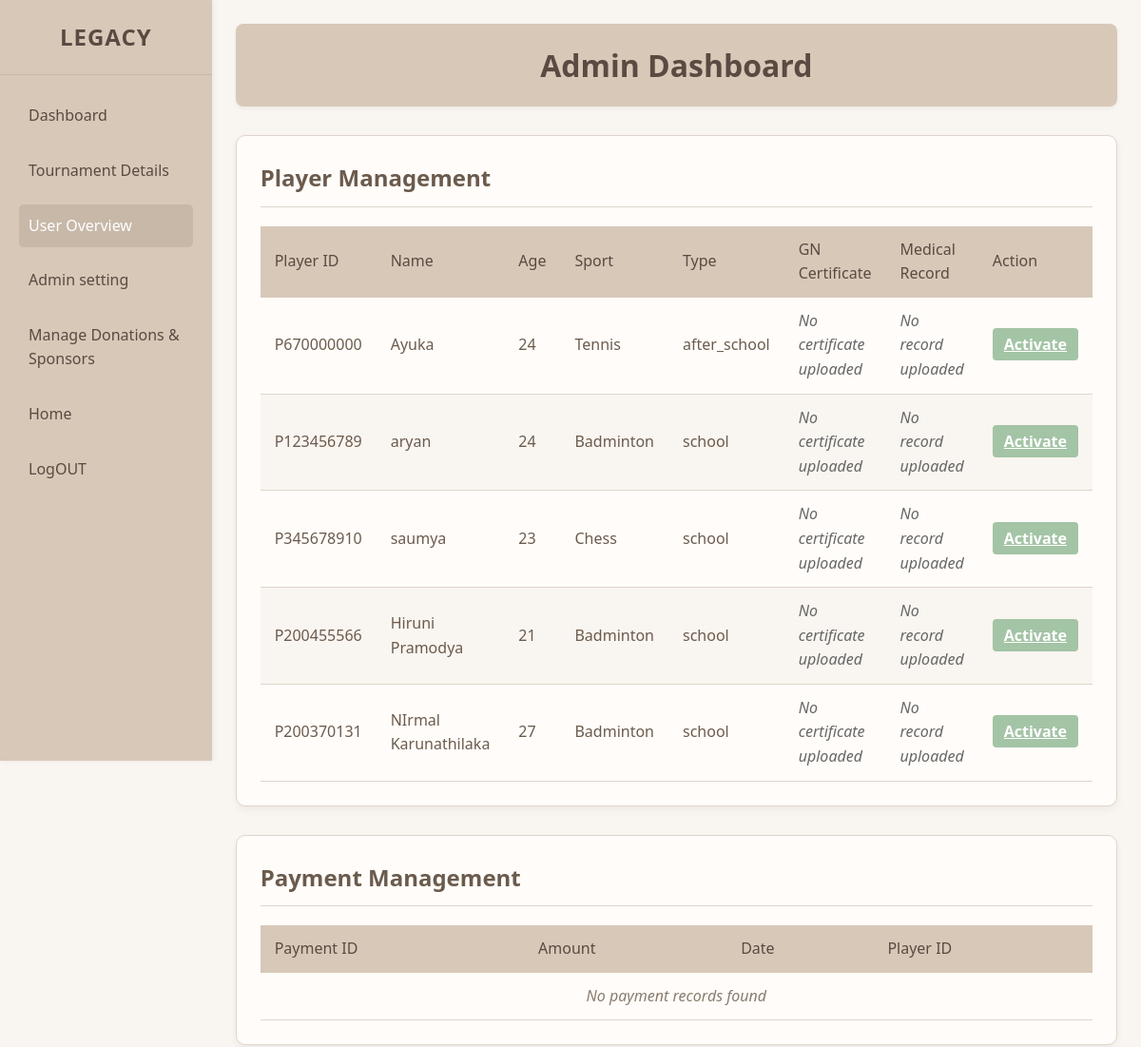
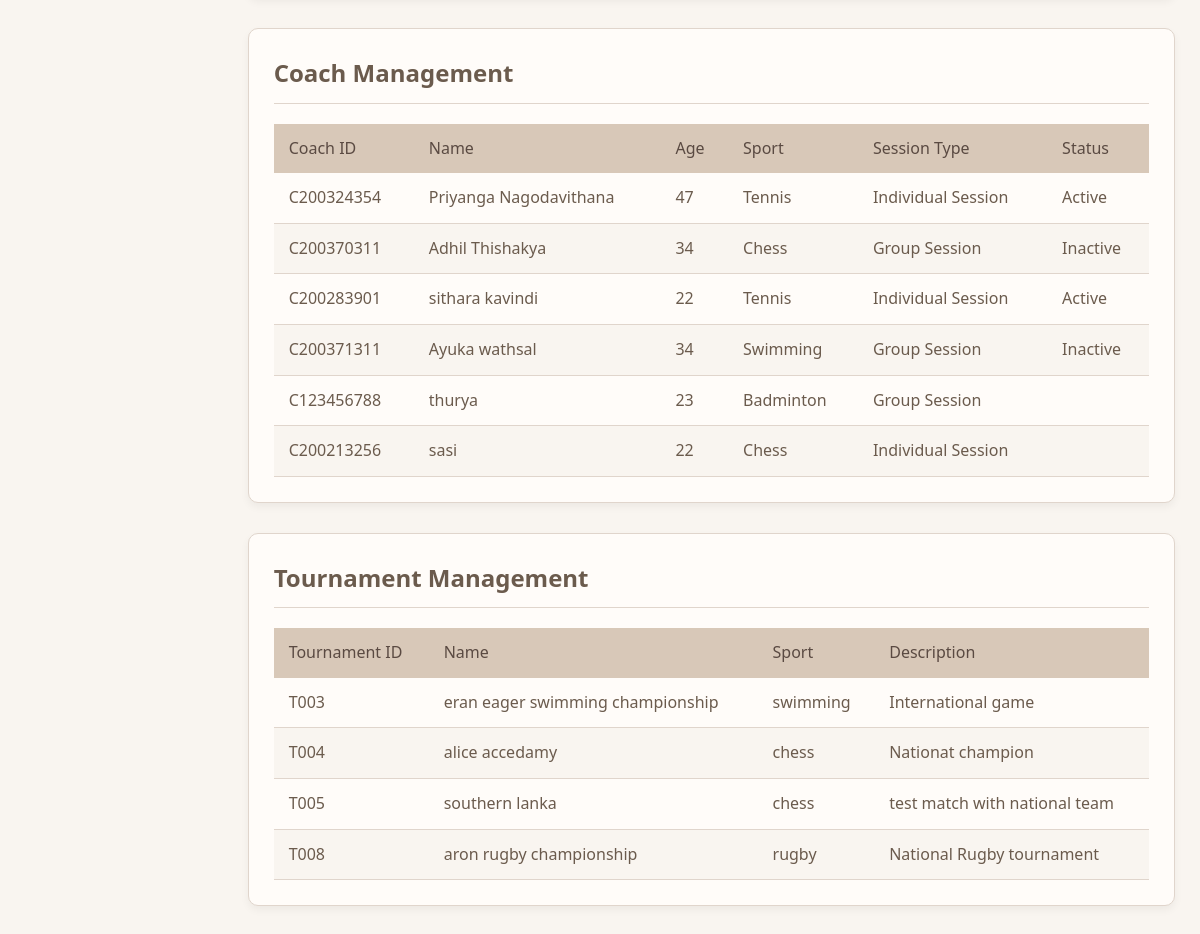
The page /UserView.php (signed in) on the database its author committed (2 pictures, top to bottom).
### tables this page shows
CREATE TABLE IF NOT EXISTS `tblplayer` (
  `PID` varchar(10) NOT NULL,
  `Name` varchar(100) NOT NULL,
  `Address` varchar(100) NOT NULL,
  `Email` varchar(30) NOT NULL,
  `Age` int NOT NULL,
  `Sport` varchar(50) NOT NULL,
  `pwd` text NOT NULL,
  `TeleNum` text NOT NULL,
  `Type` varchar(50) NOT NULL,
  `GNCertifi` varchar(100) NOT NULL,
  `Status` varchar(10) NOT NULL,
  `CID` varchar(50) NOT NULL,
  `MedReco` varchar(500) NOT NULL,
  PRIMARY KEY (`PID`),
  UNIQUE KEY `Email` (`Email`)
);

CREATE TABLE IF NOT EXISTS `tblcoach` (
  `CID` varchar(10) NOT NULL,
  `TeleNum` text NOT NULL,
  `Address` varchar(100) NOT NULL,
  `Email` varchar(100) NOT NULL,
  `Age` int NOT NULL,
  `Sport` varchar(50) NOT NULL,
  `Name` varchar(50) NOT NULL,
  `Type` varchar(20) NOT NULL,
  `Qualific` varchar(100) NOT NULL,
  `pwd` text NOT NULL,
  `Status` varchar(10) NOT NULL,
  PRIMARY KEY (`CID`),
  UNIQUE KEY `Email` (`Email`)
);

CREATE TABLE IF NOT EXISTS `tbltournament` (
  `TID` varchar(100) NOT NULL,
  `Sport` varchar(100) NOT NULL,
  `Tname` varchar(100) NOT NULL,
  `Picture` varchar(1000) NOT NULL,
  `link` text NOT NULL,
  `Description` varchar(1000) NOT NULL,
  PRIMARY KEY (`TID`)
);

### UserView.php (the view, shortened to what this page needs)
<?php
$host = "localhost";
$dbname = "legacy_db";
$user = "root";
$pass = "";
$con = new mysqli($host, $user, $pass, $dbname);
$rc = mysqli_query($con, "SELECT * FROM tblcoach");
$rp = mysqli_query($con, "SELECT * FROM tblplayer");
$rt = mysqli_query($con, "SELECT * FROM tbltournament");
$rpay = mysqli_query($con, "SELECT * FROM tblpayment");
?>
<!DOCTYPE html>
<html lang="en">
<head>
    <link rel="stylesheet" href="https://cdnjs.cloudflare.com/ajax/libs/font-awesome/6.0.0-beta3/css/all.min.css">
</head>
<body>
    <div class="sidebar">
        <div class="logo">
            <h1>LEGACY</h1>
        </div>
        <ul class="nav-menu">
            <li><a href="AdminDash.php">Dashboard</a></li>
            <li><a href="tournement.php">Tournament Details</a></li>
            <li><a href="UserView.php" class="active">User Overview</a></li>
            <li><a href="AdminSet1.php">Admin setting</a></li>
            <li><a href="donor_management.php">Manage Donations & Sponsors</a></li>
            <li><a href="index.php">Home</a></li>
            <li><a href="logout.php"> LogOUT</a></li>
        </ul>
    </div>
    <div class="main-content">
        <div class="container">
            <header>
                <h1>Admin Dashboard</h1>
            </header>
            <section id="players" class="section">
                <h2 class="section-title">
                    <span>Player Management</span>
                </h2>
                <table class="data-table">
                    <thead>
                        <tr>
                            <th>Player ID</th>
                            <th>Name</th>
                            <th>Age</th>
                            <th>Sport</th>
                            <th>Type</th>
                            <th>GN Certificate</th>
                            <th>Medical Record</th>
                            <th>Action</th>
                        </tr>
                    </thead>
                    <tbody>
                        <?php
                        $p_data = mysqli_fetch_all($rp, MYSQLI_ASSOC);
                        foreach ($p_data as $player): ?>
                            <tr>
                                <td><?= htmlspecialchars($player['PID'] ?? '') ?></td>
                                <td><?= htmlspecialchars($player['Name'] ?? '') ?></td>
                                <td><?= htmlspecialchars($player['Age'] ?? '') ?></td>
                                <td><?= htmlspecialchars($player['Sport'] ?? '') ?></td>
                                <td><?= htmlspecialchars($player['Type'] ?? '') ?></td>
                                <td>
                                    <?php if (!empty($player['GNCertifi'])): ?>
                                        <a href="<?= htmlspecialchars($player['GNCertifi']) ?>" target="_blank" class="document-link">
                                            <i class="fas fa-file-alt"></i> View GN Certificate
                                        </a>
                                    <?php else: ?>
                                        <span class="no-document">No certificate uploaded</span>
                                    <?php endif; ?>
                                </td>
                                <td>
                                    <?php if (!empty($player['MedReco'])): ?>
                                        <a href="<?= htmlspecialchars($player['MedReco']) ?>" target="_blank" class="document-link">
                                            <i class="fas fa-file-alt"></i> View Medical Record
                                        </a>
                                    <?php else: ?>
                                        <span class="no-document">No record uploaded</span>
                                    <?php endif; ?>
                                </td>
                                <td>
                                    <a href="UserView.php?toggle_status=1&pid=<?= htmlspecialchars($player['PID']) ?>"
                                        class="status-btn <?= $player['Status'] === 'Active' ? 'btn-active' : 'btn-inactive' ?>">
                                        <?= $player['Status'] === 'Active' ? 'Deactivate' : 'Activate' ?>
                                    </a>
                                </td>
                            </tr>
                        <?php endforeach; ?>
                    </tbody>
                </table>
            </section>
            <section id="payments" class="section">
                <h2 class="section-title">
                    <span>Payment Management</span>
                </h2>
                <table class="data-table">
                    <thead>
                        <tr>
                            <th>Payment ID</th>
                            <th>Amount</th>
                            <th>Date</th>
                            <th>Player ID</th>
                        </tr>
                    </thead>
                    <tbody>
                        <?php
                        $pay_data = mysqli_fetch_all($rpay, MYSQLI_ASSOC);
                        if (!empty($pay_data)) {
                            foreach ($pay_data as $payment): ?>
                                <tr>
                                    <td><?= htmlspecialchars($payment['PayID'] ?? '') ?></td>
                                    <td><?= htmlspecialchars($payment['Amount'] ?? '') ?></td>
                                    <td><?= htmlspecialchars($payment['Date'] ?? '') ?></td>
                                    <td><?= htmlspecialchars($payment['PID'] ?? '') ?></td>
                                </tr>
                            <?php endforeach;
                        } else { ?>
                            <tr>
                                <td colspan="4" class="no-data">No payment records found</td>
                            </tr>
                        <?php } ?>
                    </tbody>
                </table>
            </section>
            <section id="coaches" class="section">
                <h2 class="section-title">
                    <span>Coach Management</span>
                </h2>
                <table class="data-table">
                    <thead>
                        <tr>
                            <th>Coach ID</th>
                            <th>Name</th>
                            <th>Age</th>
                            <th>Sport</th>
                            <th>Session Type</th>
                            <th>Status</th>
                        </tr>
                    </thead>
                    <tbody>
                        <?php
                        $c_data = mysqli_fetch_all($rc, MYSQLI_ASSOC);
                        if (!empty($c_data)) {
                            foreach ($c_data as $coach): ?>
                                <tr>
                                    <td><?= htmlspecialchars($coach['CID'] ?? '') ?></td>
                                    <td><?= htmlspecialchars($coach['Name'] ?? '') ?></td>
                                    <td><?= htmlspecialchars($coach['Age'] ?? '') ?></td>
                                    <td><?= htmlspecialchars($coach['Sport'] ?? '') ?></td>
                                    <td><?= htmlspecialchars($coach['Type'] ?? '') ?></td>
                                    <td>
                                        <?= htmlspecialchars($coach['Status'] ?? '') ?>
                                    </td>
                                </tr>
                            <?php endforeach;
                        } else { ?>
                            <tr>
                                <td colspan="6" class="no-data">No coach data found</td>
                            </tr>
                        <?php } ?>
                    </tbody>
                </table>
            </section>
            <section id="tournaments" class="section">
                <h2 class="section-title">
                    <span>Tournament Management</span>
                </h2>
                <table class="data-table">
                    <thead>
                        <tr>
                            <th>Tournament ID</th>
                            <th>Name</th>
                            <th>Sport</th>
                            <th>Description</th>
                        </tr>
                    </thead>
                    <tbody>
                        <?php
                        $t_data = mysqli_fetch_all($rt, MYSQLI_ASSOC);
                        if (!empty($t_data)) {
                            foreach ($t_data as $tlmnt): ?>
                                <tr>
                                    <td><?= htmlspecialchars($tlmnt['TID'] ?? '') ?></td>
                                    <td><?= htmlspecialchars($tlmnt['Tname'] ?? '') ?></td>
                                    <td><?= htmlspecialchars($tlmnt['Sport'] ?? '') ?></td>
                                    <td><?= htmlspecialchars($tlmnt['Description'] ?? '') ?></td>
                                </tr>
                            <?php endforeach;
                        } else { ?>
                            <tr>
                                <td colspan="4" class="no-data">No Tournament data found</td>
                            </tr>
                        <?php } ?>
                    </tbody>
                </table>
            </section>
        </div>
    </div>
</body>
</html>

### UserView.php (style rules this page uses)
* { margin: 0; padding: 0; box-sizing: border-box; font-family: 'Segoe UI', Tahoma, Geneva, Verdana, sans-serif; }
body { background-color: #f9f5f0; color: #6b5b4d; line-height: 1.6; display: flex; min-height: 100vh; }
.sidebar { width: 250px; background-color: #d8c8b8; color: #5a4a42; padding: 20px 0; height: 100vh; position: sticky; top: 0; box-shadow: 2px 0 5px rgba(0, 0, 0, 0.05); }
.logo { text-align: center; padding: 0 20px 20px; border-bottom: 1px solid #c8b8a8; margin-bottom: 20px; }
.logo h1 { font-size: 24px; font-weight: bold; color: #5a4a42; letter-spacing: 1px; }
.nav-menu { list-style: none; padding: 0 20px; }
.nav-menu li { margin-bottom: 12px; }
.nav-menu a { color: #5a4a42; text-decoration: none; display: flex; align-items: center; padding: 10px; border-radius: 5px; transition: all 0.3s ease; }
.nav-menu a:hover, .nav-menu a.active { background-color: #c8b8a8; color: #fff; }
.main-content { flex: 1; padding: 25px; }
.container { max-width: 1200px; margin: 0 auto; }
.no-document { color: #666; font-style: italic; }
header { background-color: #d8c8b8; color: #5a4a42; padding: 18px 0; text-align: center; margin-bottom: 30px; border-radius: 8px; box-shadow: 0 2px 4px rgba(0, 0, 0, 0.05); }
.section { background: #fffcf9; border-radius: 10px; box-shadow: 0 4px 8px rgba(0, 0, 0, 0.05); padding: 25px; margin-bottom: 30px; border: 1px solid #e0d5cc; }
.section-title { color: #6b5b4d; margin-bottom: 20px; padding-bottom: 10px; border-bottom: 1px solid #e0d5cc; display: flex; justify-content: space-between; align-items: center; }
.data-table { width: 100%; border-collapse: collapse; margin-top: 20px; }
.data-table th { background-color: #d8c8b8; color: #5a4a42; text-align: left; padding: 12px 15px; font-weight: 500; }
.data-table td { padding: 12px 15px; border-bottom: 1px solid #e0d5cc; }
.data-table tr:nth-child(even) { background-color: #f9f5f0; }
.no-data { text-align: center; color: #8a7b6d; padding: 20px; font-style: italic; }
.status-btn { padding: 6px 12px; border: none; border-radius: 4px; font-weight: bold; cursor: pointer; transition: all 0.3s ease; }
.btn-inactive { background-color: #a3c4a5; color: white; }

### rows shown on the page
tblplayer: PID "P670000000", Name "Ayuka", Age "24", Sport "Tennis", Type "after_school", GNCertifi "No certificate uploaded", MedReco "No record uploaded", Status "Activate"
tblplayer: PID "P123456789", Name "aryan", Age "24", Sport "Badminton", Type "school", GNCertifi "No certificate uploaded", MedReco "No record uploaded", Status "Activate"
tblplayer: PID "P345678910", Name "saumya", Age "23", Sport "Chess", Type "school", GNCertifi "No certificate uploaded", MedReco "No record uploaded", Status "Activate"
tblplayer: PID "P200455566", Name "Hiruni Pramodya", Age "21", Sport "Badminton", Type "school", GNCertifi "No certificate uploaded", MedReco "No record uploaded", Status "Activate"
tblplayer: PID "P200370131", Name "NIrmal Karunathilaka", Age "27", Sport "Badminton", Type "school", GNCertifi "No certificate uploaded", MedReco "No record uploaded", Status "Activate"
tblcoach: CID "C200324354", Name "Priyanga Nagodavithana", Age "47", Sport "Tennis", Type "Individual Session", Status "Active"
tblcoach: CID "C200370311", Name "Adhil Thishakya", Age "34", Sport "Chess", Type "Group Session", Status "Inactive"
tblcoach: CID "C200283901", Name "sithara kavindi", Age "22", Sport "Tennis", Type "Individual Session", Status "Active"
tblcoach: CID "C200371311", Name "Ayuka wathsal", Age "34", Sport "Swimming", Type "Group Session", Status "Inactive"
tblcoach: CID "C123456788", Name "thurya", Age "23", Sport "Badminton", Type "Group Session"
tblcoach: CID "C200213256", Name "sasi", Age "22", Sport "Chess", Type "Individual Session"
tbltournament: TID "T003", Tname "eran eager swimming championship", Sport "swimming", Description "International game"
tbltournament: TID "T004", Tname "alice accedamy", Sport "chess", Description "Nationat champion"
tbltournament: TID "T005", Tname "southern lanka", Sport "chess", Description "test match with national team"
tbltournament: TID "T008", Tname "aron rugby championship", Sport "rugby", Description "National Rugby tournament"
